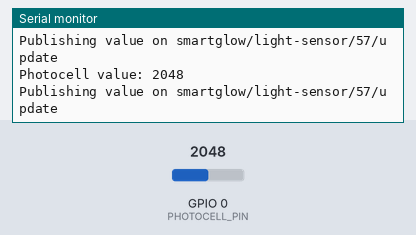
This sketch was run on a simulated ESP32. Parts: the last lines printed to the serial monitor. The inputs (shaded band) are chosen by the test bench; at power-on: GPIO 0 (PHOTOCELL_PIN) = 2048. WiFi joins after 1.5 s; servers stay silent unless stated; no MQTT or app messages arrive unless stated.

Above: at 1.2 s.
1.3 s: GPIO 0 (PHOTOCELL_PIN) set to 11
At 1.41 s:
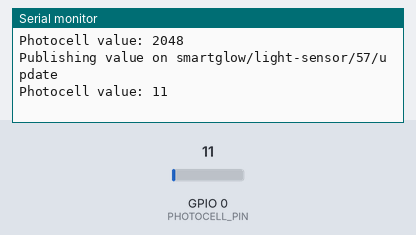
2.8 s: GPIO 0 (PHOTOCELL_PIN) set to 8
At 2.87 s:
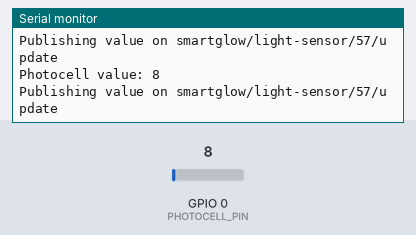
Timing chart, 0 to 5.8 s (numbered marks = the images above; inputs shaded):
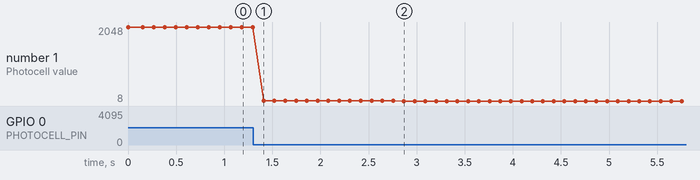

The sketch:

light_sensor_SmartGlow.ino
```cpp
#include <WiFi.h>
#include <WiFiClient.h>
#include <WiFiServer.h>
#include <WiFiUdp.h>
#include <PubSubClient.h>

const int PHOTOCELL_PIN = 0; // PIN ANALOG where the photocell is connected
int photocell_value;

// Wifi/MQTT settings
char ssid[] = "Home";
char pass[] = "Come_Back";
const char* MQTT_SERVER = "http://test.mosquitto.org/";
const char* MQTT_CLIENT_NAME = "CLIENT_0751";
const int UID = 57;

WiFiClient wClient;
PubSubClient mqttClient(wClient);

void callback(char* topic, byte* payload, unsigned int length) {
  Serial.print("Message arrived [");
  Serial.print(topic);
  Serial.print("] ");
  for (int i = 0; i < length; i++) {
    char receivedChar = (char)payload[i];
    Serial.print(receivedChar);
  }
}

void reconnect() {
 // Loop until we're reconnected
 while (!mqttClient.connected()) {
 Serial.print("Attempting MQTT connection...");
 // Attempt to connect
 if (mqttClient.connect(MQTT_CLIENT_NAME)) {
  Serial.println("connected");
 } else {
  Serial.print("failed, rc=");
  Serial.print(mqttClient.state());
  Serial.println(" try again in 5 seconds");
  // Wait 5 seconds before retrying
  delay(5000);
  }
 }
}

void setup() {
  Serial.begin(9600); // For debug

  int status = WiFi.begin(ssid, pass);
  if (status != WL_CONNECTED) {
    Serial.println("Wifi error");
  }

  mqttClient.setServer(MQTT_SERVER, 1883);
  mqttClient.setCallback(callback);
}

// Lux values
// 1 - Moonlight
// 10 - Dark room
// 100 - Light room
// 1000 - Overcast day
// 10.000 - Daylight
void loop() {
  photocell_value = analogRead(PHOTOCELL_PIN);
  Serial.print("Photocell value: ");
  Serial.println(photocell_value);

  if (!mqttClient.connected()) {
    reconnect();
  } else {
    char buf[5];
    itoa(photocell_value, buf, 10);
    String adr = "smartglow/light-sensor/";
    String adr_wid = adr + UID + "/update";
    Serial.print("Publishing value on ");
    Serial.println(adr_wid);
    char addr[50];
    adr_wid.toCharArray(addr, 50);
    mqttClient.publish(addr, buf);
  }

  mqttClient.loop();

  delay(100); // read values every .1s
}
```

Measured:
- the behaviour switches between 10 and 9 on GPIO 0 (PHOTOCELL_PIN) (found by bisection; images 1 and 2)
- after the input at 1.3 s, the serial monitor: prints a new line after 0.11 s (image 1)
- after the input at 2.8 s, the serial monitor: prints a new line after 0.07 s (image 2)
- plotted number 1: 2048 → 11 after the input at 1.3 s, 11 → 8 after the input at 2.8 s
